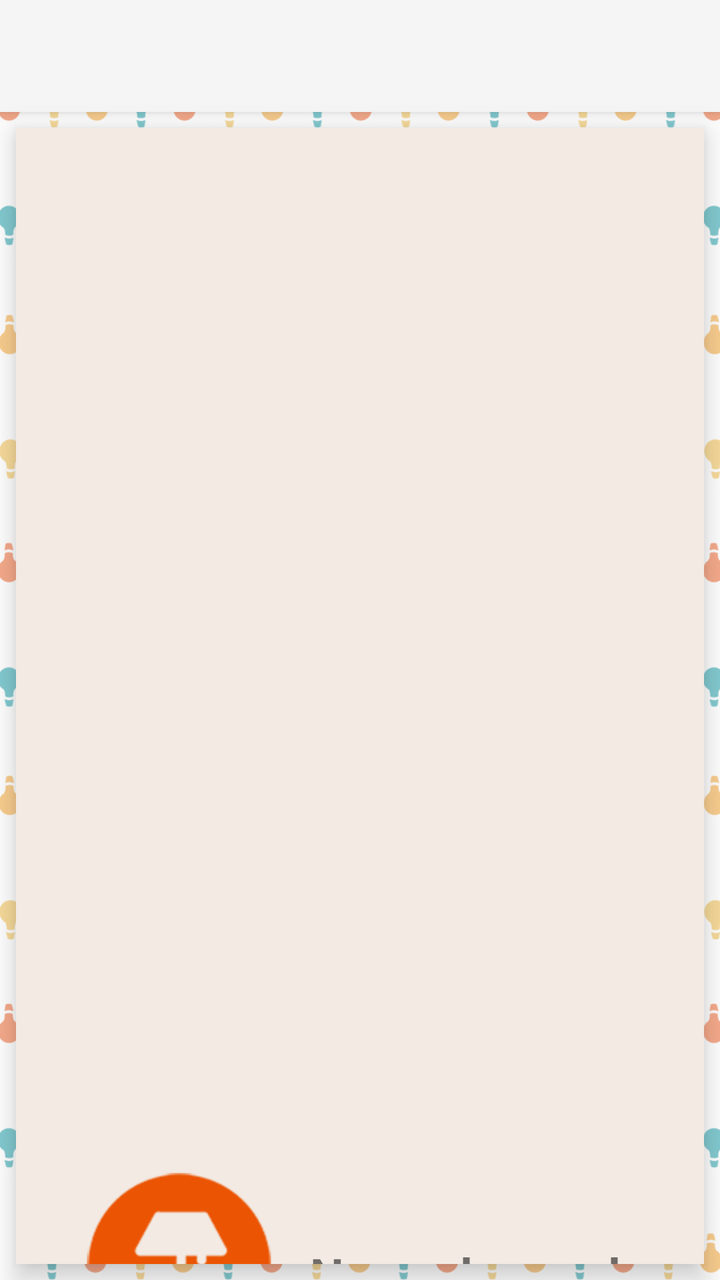
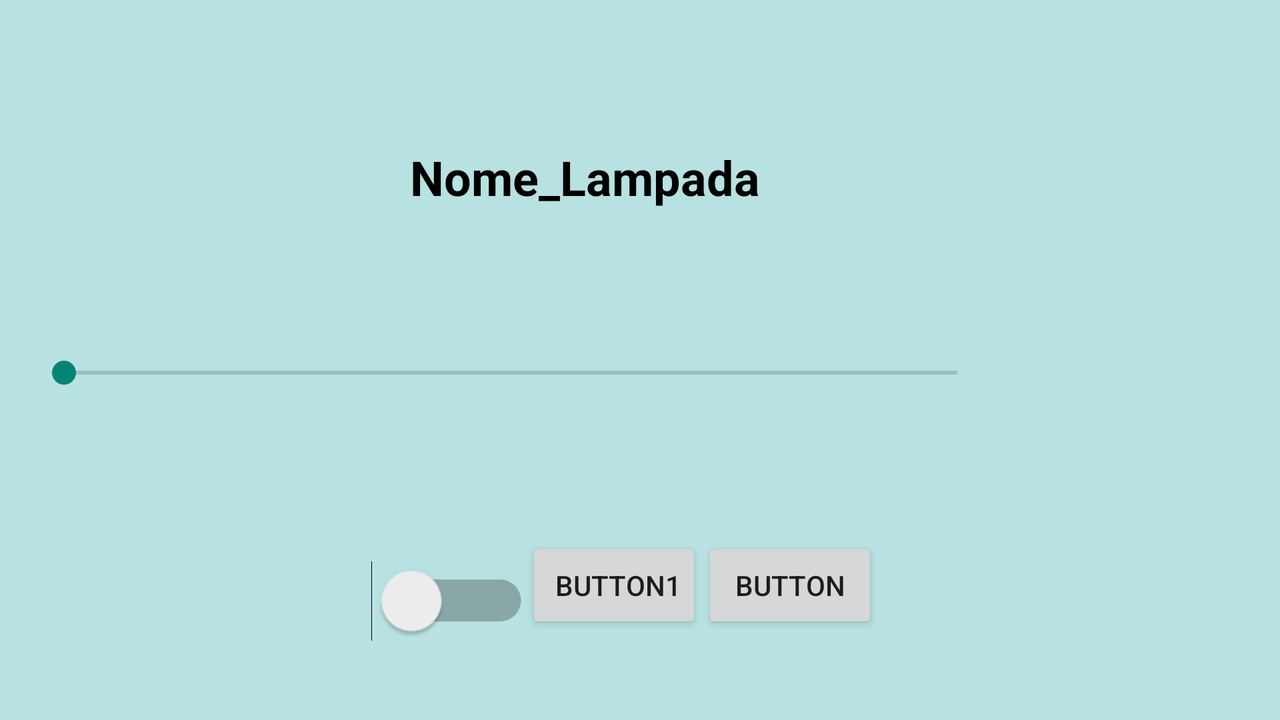

Compare how this app lays out the same screen by default and in its alternative resource folder. The renders come first, then the two layout files and the values they reference.
<!-- AndroidManifest.xml: application theme Theme.AppCompat.Light -->
<!-- res/layout/activity_secondary.xml -->
<?xml version="1.0" encoding="utf-8"?>
<android.support.constraint.ConstraintLayout xmlns:app="http://schemas.android.com/apk/res-auto"
    xmlns:tools="http://schemas.android.com/tools"
    android:layout_height="match_parent"
    android:layout_width="match_parent"
    xmlns:android="http://schemas.android.com/apk/res/android"
    android:background="@drawable/xhdpi_new">

    <android.support.v7.widget.Toolbar
        android:id="@+id/my_toolbar"
        android:layout_width="match_parent"
        android:layout_height="?attr/actionBarSize"
        android:background="?attr/colorPrimary"
        app:titleTextColor="#ffffff"
        android:elevation="4dp"
        android:theme="@style/ThemeOverlay.AppCompat.ActionBar"
        app:popupTheme="@style/ThemeOverlay.AppCompat.Light"

        />

    <android.support.constraint.ConstraintLayout xmlns:android="http://schemas.android.com/apk/res/android"
        xmlns:app="http://schemas.android.com/apk/res-auto"
        xmlns:tools="http://schemas.android.com/tools"
        android:layout_width="0dp"
        android:layout_height="0dp"
        android:layout_marginBottom="8dp"
        android:layout_marginEnd="8dp"
        android:layout_marginLeft="8dp"
        android:layout_marginRight="8dp"
        android:layout_marginStart="8dp"
        android:layout_marginTop="8dp"
        android:background="#F2EAE3"
        android:elevation="8dp"
        android:orientation="vertical"
        app:layout_constraintBottom_toBottomOf="parent"
        app:layout_constraintEnd_toEndOf="parent"
        app:layout_constraintStart_toStartOf="parent"
        app:layout_constraintTop_toBottomOf="@+id/my_toolbar"
        tools:context="it.polito.did.app_android.SecondaryActivity">

        <ImageView
            android:id="@+id/imageLampada_secondary"
            android:layout_width="100dp"
            android:layout_height="100dp"
            android:layout_marginBottom="8dp"
            android:layout_marginLeft="32dp"
            android:layout_marginStart="32dp"
            android:layout_marginTop="32dp"
            app:layout_constraintBottom_toBottomOf="parent"
            app:layout_constraintStart_toStartOf="parent"
            app:layout_constraintTop_toBottomOf="parent"
            app:layout_constraintVertical_bias="0.03"
            app:srcCompat="@drawable/icona1_200" />

        <TextView
            android:id="@+id/nomeLampada_secondary"
            android:layout_width="wrap_content"
            android:layout_height="wrap_content"
            android:layout_marginBottom="8dp"
            android:layout_marginEnd="8dp"
            android:layout_marginLeft="8dp"
            android:layout_marginRight="8dp"
            android:layout_marginStart="8dp"
            android:layout_marginTop="8dp"
            android:text="Nome_lampada"
            android:textSize="24sp"
            android:textStyle="bold"
            app:layout_constraintBottom_toBottomOf="@+id/imageLampada_secondary"
            app:layout_constraintEnd_toEndOf="parent"
            app:layout_constraintHorizontal_bias="0.25"
            app:layout_constraintStart_toEndOf="@+id/imageLampada_secondary"
            app:layout_constraintTop_toTopOf="@+id/imageLampada_secondary"
            app:layout_constraintVertical_bias="0.6" />


        <com.larswerkman.holocolorpicker.ColorPicker
            android:id="@+id/colorPicker2"
            android:layout_width="wrap_content"
            android:layout_height="wrap_content"
            android:visibility="gone" />


        <android.support.constraint.ConstraintLayout
            android:id="@+id/linearLayout"
            android:layout_width="0dp"
            android:layout_height="wrap_content"
            android:layout_marginBottom="8dp"
            android:layout_marginEnd="8dp"
            android:layout_marginStart="8dp"
            android:layout_marginTop="8dp"
            android:descendantFocusability="afterDescendants"
            android:gravity="center_horizontal"
            android:orientation="vertical"
            app:layout_constraintBottom_toBottomOf="parent"
            app:layout_constraintEnd_toEndOf="parent"
            app:layout_constraintStart_toStartOf="parent"
            app:layout_constraintTop_toBottomOf="@+id/imageLampada_secondary"
            app:layout_constraintVertical_bias="0.32">

            <Button
                android:id="@+id/bottone_movimento"
                android:layout_width="match_parent"
                android:layout_height="51dp"
                android:layout_marginBottom="5dp"
                android:layout_marginEnd="16dp"
                android:layout_marginLeft="16dp"
                android:layout_marginRight="16dp"
                android:layout_marginStart="16dp"
                android:layout_marginTop="16dp"
                android:background="@color/giallo"
                android:paddingBottom="8dp"
                android:text="@string/testButton1"
                android:textColor="@color/bianco"
                android:textSize="15dp"
                android:textStyle="bold"
                app:layout_constraintBottom_toBottomOf="parent"
                app:layout_constraintEnd_toEndOf="parent"
                app:layout_constraintStart_toStartOf="parent"
                app:layout_constraintTop_toBottomOf="@+id/bottone_luce"
                app:layout_constraintVertical_bias="0.01" />


            <Button
                android:id="@+id/bottone_luce"
                android:layout_width="match_parent"
                android:layout_height="48dp"
                android:layout_marginEnd="16dp"
                android:layout_marginLeft="16dp"
                android:layout_marginRight="16dp"
                android:layout_marginStart="16dp"
                android:layout_marginTop="24dp"
                android:background="@color/giallo"
                android:text="@string/testButton2"
                android:textColor="@color/bianco"
                android:textSize="15dp"
                android:textStyle="bold"
                app:layout_constraintEnd_toEndOf="parent"
                app:layout_constraintStart_toStartOf="parent"
                app:layout_constraintTop_toTopOf="parent" />

        </android.support.constraint.ConstraintLayout>

        <LinearLayout
            android:id="@+id/linearLayout2"
            android:layout_width="wrap_content"
            android:layout_height="wrap_content"
            android:layout_marginBottom="8dp"
            android:layout_marginEnd="8dp"
            android:layout_marginStart="8dp"
            android:layout_marginTop="8dp"
            app:layout_constraintBottom_toBottomOf="parent"
            app:layout_constraintEnd_toEndOf="parent"
            app:layout_constraintStart_toStartOf="parent"
            app:layout_constraintTop_toBottomOf="@+id/linearLayout"
            app:layout_constraintVertical_bias="0.65">

            <Switch

                android:id="@+id/switch_secondary"
                android:layout_width="wrap_content"
                android:layout_height="wrap_content"
                android:layout_marginBottom="8dp"
                android:layout_marginEnd="8dp"
                android:layout_marginStart="8dp"
                android:layout_marginTop="8dp"
                android:elevation="1dp"
                android:padding="32dp"
                android:scaleX="2"
                android:scaleY="2"
                app:layout_constraintBottom_toBottomOf="parent"
                app:layout_constraintEnd_toEndOf="@+id/linearLayout"
                app:layout_constraintStart_toStartOf="@+id/linearLayout"
                app:layout_constraintTop_toBottomOf="@+id/linearLayout" />
        </LinearLayout>

    </android.support.constraint.ConstraintLayout>
</android.support.constraint.ConstraintLayout>
<!-- resources referenced by this layout -->
<resources>
  <color name="bianco">#f2eae3</color>
  <color name="giallo">#efb52b</color>
  <!-- drawable icona1_200: png bitmap (drawable, 6494 bytes) -->
  <!-- drawable xhdpi_new: png bitmap (drawable, 128900 bytes) -->
  <string name="testButton1">Movimento</string>
  <string name="testButton2">Luce e Colore</string>
</resources>
<!-- res/layout-land/activity_secondary.xml (the repository's variant of the layout above) -->
<!-- drawn on the phone turned sideways -->
<?xml version="1.0" encoding="utf-8"?>
<LinearLayout xmlns:android="http://schemas.android.com/apk/res/android"
    xmlns:app="http://schemas.android.com/apk/res-auto"
    xmlns:tools="http://schemas.android.com/tools"
    android:layout_width="match_parent"
    android:layout_height="match_parent"
    android:background="#4099"
    android:orientation="vertical"
    tools:context="it.polito.did.app_android.SecondaryActivity"
    android:padding="8dp">

    <LinearLayout
        android:layout_width="match_parent"
        android:layout_height="100dp"
        
        android:layout_weight="0.5"
        android:orientation="horizontal"
        android:layout_margin="8dp"

        >

        <ImageView
            android:id="@+id/imageView"
            android:layout_width="100dp"
            android:layout_height="100dp"
            app:srcCompat="@mipmap/ic_launcher"
            android:layout_weight="1"
            android:layout_gravity="center_vertical"
            android:layout_marginTop="8dp"
            />

        <TextView
            android:id="@+id/textView"
            android:layout_width="wrap_content"
            android:layout_height="wrap_content"
            android:text="@string/nome_lampada"
            android:textColor="@android:color/background_dark"
            android:textSize="24sp"
            android:textStyle="bold"
            android:layout_gravity="center_vertical"
            android:paddingLeft="8dp"
            android:layout_weight="3"
           />
    </LinearLayout>

    <LinearLayout
        android:orientation="horizontal"
        android:layout_width="match_parent"
        android:layout_height="0dp"
        android:layout_weight="1"
        android:paddingTop="8dp"
        android:paddingLeft="8dp"
        android:paddingRight="8dp"
        android:gravity="center_vertical">

        <SeekBar
            android:id="@+id/barra_intensita"
            android:layout_width="100dp"
            android:layout_height="wrap_content"
            android:layout_weight="9"
            android:layout_gravity="left"
            />

        <ImageView
            android:id="@+id/imageView2"
            android:layout_weight="2"
            android:layout_width="45dp"
            android:layout_height="45dp"
            android:layout_gravity="right"
            app:srcCompat="@mipmap/ic_launcher" />
    </LinearLayout>

    <LinearLayout
        android:layout_width="match_parent"
        android:layout_height="0dp"
        android:layout_weight="1"
        android:orientation="horizontal"
        android:gravity="center_horizontal"
        android:padding="8dp"
        >

        <Switch

            android:id="@+id/switch1"
            android:layout_width="wrap_content"
            android:layout_height="wrap_content"
            android:layout_marginTop="8dp"
            android:paddingRight="8dp"
            android:scaleX="1.5"
            android:scaleY="1.5"
            />

        <Button
            android:id="@+id/button"
            android:layout_width="wrap_content"
            android:layout_height="wrap_content"
            android:text="Button1"
            android:paddingRight="8dp"
            tools:layout_editor_absoluteX="221dp"
            tools:layout_editor_absoluteY="61dp"
            
            />

        <Button
            android:id="@+id/button2"
            android:layout_width="wrap_content"
            android:layout_height="wrap_content"
            android:text="Button"
             />


    </LinearLayout>

</LinearLayout>
<!-- resources referenced by the variant -->
<!-- as the phone turned sideways resolves them -->
<resources>
  <string name="nome_lampada">Nome_Lampada</string>
</resources>
